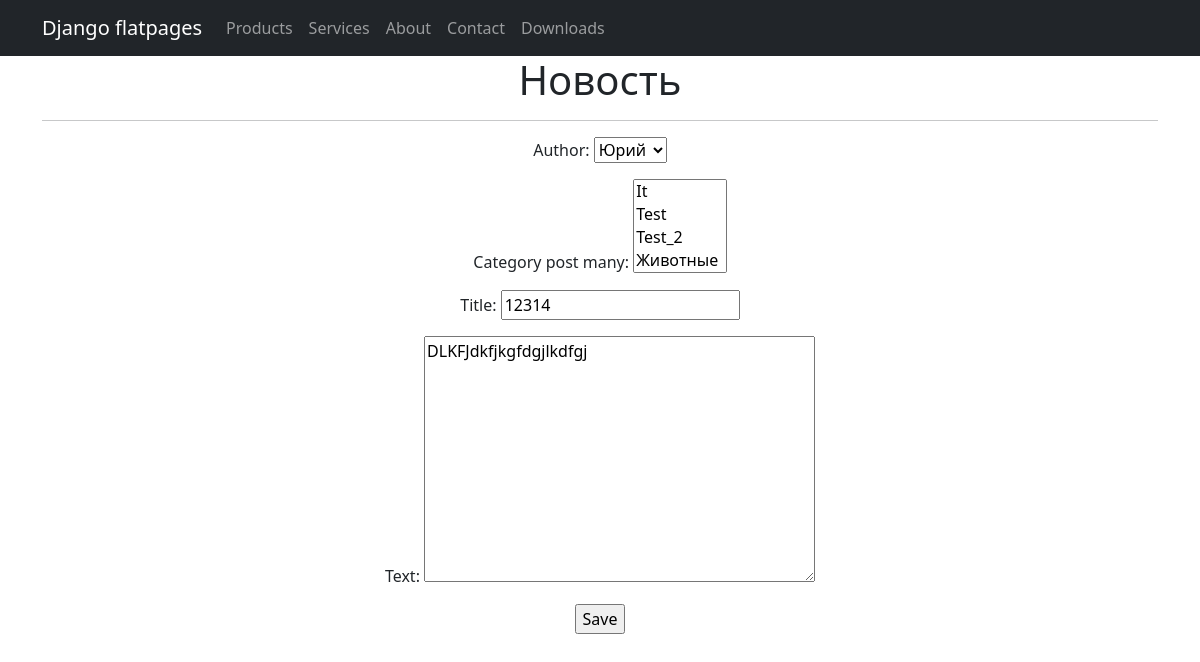
Page /news/news/30/edit/ (signed in) on the committed database.
### news/models.py (models this page shows, shortened)
class Post(models.Model):
    article = 'AR' or 'Статья'
    news = 'NE'
    CATEGORY_MATERIAL = [
        (article, 'Статья'),
        (news, 'Новость')
    ]
    author = models.ForeignKey(Author, on_delete=models.CASCADE)
    category_post = models.CharField(max_length=2, choices=CATEGORY_MATERIAL, default=article)
    time_in = models.DateTimeField(auto_now_add=True)
    category_post_many = models.ManyToManyField(Category, through='PostCategory')
    title = models.CharField(max_length=128)
    text = models.TextField()
    rating = models.IntegerField(default=0)

### news/views.py (the view, shortened to what this page needs)
# urls.py: path('news/<int:pk>/edit/', NewsEdit.as_view(), name='news_edit'),
class NewsEdit(PermissionRequiredMixin, LoginRequiredMixin, UpdateView):
    permission_required = ('news.change_post',)
    raise_exception = True
    form_class = PostForm
    model = Post
    template_name = 'news_edit.html'
    def get_queryset(self):
        return super().get_queryset().filter(category_post=Post.news)

### news/forms.py (shortened to what this page needs)
class PostForm(forms.ModelForm):
    class Meta:
        model = Post
        fields = [
            'author',
            'category_post_many',
            'title',
            'text'
        ]

### news/models.py (called while the page is built)
    def __str__(self):
        return f'{self.user.username}'

    def __str__(self):
        return self.name.title()

### templates/news_edit.html (shortened to what this page needs)
{% extends 'flatpages/default.html' %}
{% block content %}
    <h1>Новость</h1>
    <hr>
    <form action="" method="post">
        {{ form.as_p }}
        <input type="submit" value="Save">
    </form>
{% endblock content %}

### rows in the picture
Post: author "Юрий", title "12314", text "DLKFJdkfjkgfdgjlkdfgj"
